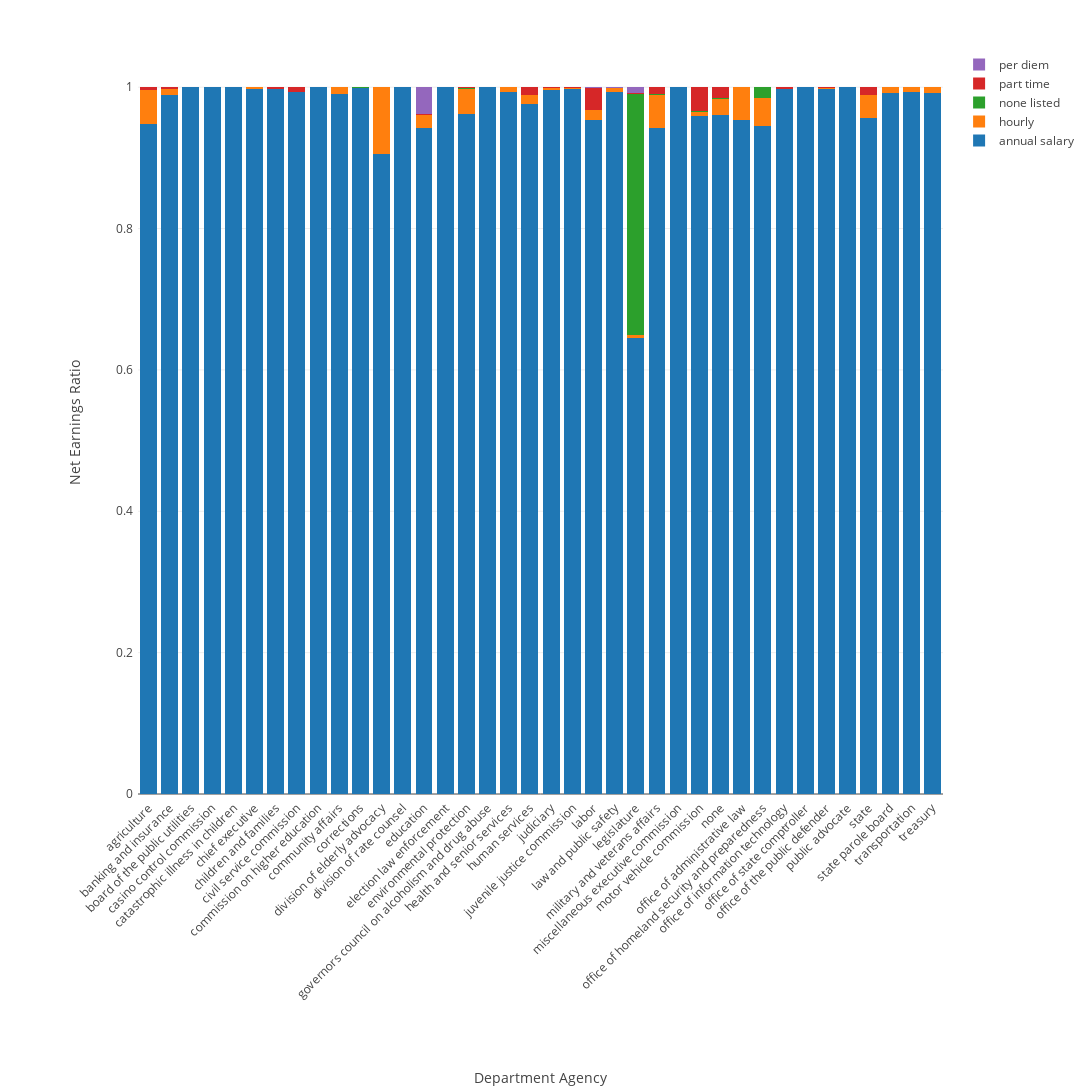

Source (notebook cell):
### Code cell
init_notebook_mode(connected=True)

data = []

for i in relative_compensation_method_2018.columns:
    if i != 'total':
        data.append(go.Bar(
            x = relative_compensation_method_2018.index,
            y = relative_compensation_method_2018[i] / relative_compensation_method_2018['total'],
            name = i.lower()
        ))

layout = go.Layout(
    autosize=False,
    width=2000,
    height=1200,
    xaxis=dict(
        title = ''.join(['Department Agency'] + [u'\xa0'] * 20 + [u'\n\xa0'] * 10),
        tickangle=-45,
        tickprefix= u'\xa0' * 20 + '\n' * 10,
        automargin=True
    ),
    yaxis=dict(
        title = 'Net Earnings Ratio',
        tickprefix= ' ' * 10,
        automargin=True
    ),
    margin=go.layout.Margin(
        l=100,
        r=50,
        b=250,
        t=50,
        pad=4
    ),
    barmode='stack',
)
fig = go.Figure(data=data, layout=layout)
iplot(fig)

### Figure 1 — Plotly figure (JSON) as saved in the notebook; plotly's stock layout.template omitted (floating-point values rounded to 4 significant figures)
{"data": [{"name": "annual salary", "type": "bar", "uid": "4d421087-0818-4f44-a1b9-36baa32fe811", "x": ["agriculture", "banking and insurance", "board of the public utilities", "casino control commission", "catastrophic illness in children", "chief executive", "children and families", "civil service commission", "commission on higher education", "community affairs", "corrections", "division of elderly advocacy", "division of rate counsel", "education", "election law enforcement", "environmental protection", "governors council on alcoholism and drug abuse", "health and senior services", "human services", "judiciary", "juvenile justice commission", "labor", "law and public safety", "legislature", "military and veterans affairs", "miscellaneous executive commission", "motor vehicle commission", "none", "office of administrative law", "office of homeland security and preparedness", "office of information technology", "office of state comptroller", "office of the public defender", "public advocate", "state", "state parole board", "transportation", "treasury"], "y": [0.9475, 0.9896, 1.0, 1, 1, 0.9977, 0.997, 0.993, 1, 0.9902, 0.9992, 0.9052, 1, 0.9419, 0.9999, 0.9617, 1, 0.9938, 0.976, 0.9967, 0.9981, 0.9537, 0.9931, 0.6458, 0.9427, 1, 0.9587, 0.961, 0.953, 0.9449, 0.9981, 0.9999, 0.9971, 1, 0.9571, 0.9914, 0.9926, 0.9913]}, {"name": "hourly", "type": "bar", "uid": "4b78e743-f7f6-4d57-a752-03f0b529b809", "x": ["agriculture", "banking and insurance", "board of the public utilities", "casino control commission", "catastrophic illness in children", "chief executive", "children and families", "civil service commission", "commission on higher education", "community affairs", "corrections", "division of elderly advocacy", "division of rate counsel", "education", "election law enforcement", "environmental protection", "governors council on alcoholism and drug abuse", "health and senior services", "human services", "judiciary", "juvenile justice commission", "labor", "law and public safety", "legislature", "military and veterans affairs", "miscellaneous executive commission", "motor vehicle commission", "none", "office of administrative law", "office of homeland security and preparedness", "office of information technology", "office of state comptroller", "office of the public defender", "public advocate", "state", "state parole board", "transportation", "treasury"], "y": [0.04826, 0.008419, 0, 0, 0, 0.002312, 4.314e-05, 0.0006423, 0, 0.009804, 0.0002812, 0.09478, 0, 0.01874, 0, 0.03599, 0, 0.005941, 0.01356, 0.001625, 0.001124, 0.01372, 0.006291, 0.004053, 0.04648, 0, 0.006884, 0.02289, 0.04697, 0.04046, 0, 0, 0.002304, 0, 0.03163, 0.00838, 0.007362, 0.008635]}, {"name": "none listed", "type": "bar", "uid": "6cc37cfa-f1be-48c3-a97e-a2488b183dae", "x": ["agriculture", "banking and insurance", "board of the public utilities", "casino control commission", "catastrophic illness in children", "chief executive", "children and families", "civil service commission", "commission on higher education", "community affairs", "corrections", "division of elderly advocacy", "division of rate counsel", "education", "election law enforcement", "environmental protection", "governors council on alcoholism and drug abuse", "health and senior services", "human services", "judiciary", "juvenile justice commission", "labor", "law and public safety", "legislature", "military and veterans affairs", "miscellaneous executive commission", "motor vehicle commission", "none", "office of administrative law", "office of homeland security and preparedness", "office of information technology", "office of state comptroller", "office of the public defender", "public advocate", "state", "state parole board", "transportation", "treasury"], "y": [3.95e-05, 3.555e-05, 3.491e-05, 0, 0, 0, 1.341e-05, 0, 0, 9.641e-06, 0.0003008, 0, 0, 2.025e-05, 0.0001446, 0.001805, 0, 3.351e-05, 2.968e-05, 1.628e-06, 6.01e-05, 3.909e-05, 7.539e-06, 0.3404, 0.001751, 0, 7.312e-05, 0.0004971, 0, 0.01462, 0, 5.608e-05, 1.264e-05, 0, 0, 0, 2.13e-05, 2.873e-05]}, {"name": "part time", "type": "bar", "uid": "d14b626f-c11b-4467-9704-e3498c05d046", "x": ["agriculture", "banking and insurance", "board of the public utilities", "casino control commission", "catastrophic illness in children", "chief executive", "children and families", "civil service commission", "commission on higher education", "community affairs", "corrections", "division of elderly advocacy", "division of rate counsel", "education", "election law enforcement", "environmental protection", "governors council on alcoholism and drug abuse", "health and senior services", "human services", "judiciary", "juvenile justice commission", "labor", "law and public safety", "legislature", "military and veterans affairs", "miscellaneous executive commission", "motor vehicle commission", "none", "office of administrative law", "office of homeland security and preparedness", "office of information technology", "office of state comptroller", "office of the public defender", "public advocate", "state", "state parole board", "transportation", "treasury"], "y": [0.004213, 0.001783, 0, 0, 0, 0, 0.002919, 0.006261, 0, 0, 0.0001963, 0, 0, 0.0007757, 0, 0.0005275, 0, 0.000231, 0.01031, 0.001671, 0.0006674, 0.03084, 0, 0.002189, 0.009037, 0, 0.03437, 0.01563, 0, 0, 0.001868, 0, 0.0005627, 0, 0.01128, 0, 0, 0]}, {"name": "per diem", "type": "bar", "uid": "6089ce4b-1fc1-42c3-be61-26d05bac04af", "x": ["agriculture", "banking and insurance", "board of the public utilities", "casino control commission", "catastrophic illness in children", "chief executive", "children and families", "civil service commission", "commission on higher education", "community affairs", "corrections", "division of elderly advocacy", "division of rate counsel", "education", "election law enforcement", "environmental protection", "governors council on alcoholism and drug abuse", "health and senior services", "human services", "judiciary", "juvenile justice commission", "labor", "law and public safety", "legislature", "military and veterans affairs", "miscellaneous executive commission", "motor vehicle commission", "none", "office of administrative law", "office of homeland security and preparedness", "office of information technology", "office of state comptroller", "office of the public defender", "public advocate", "state", "state parole board", "transportation", "treasury"], "y": [0, 0.0001299, 0, 0, 0, 0, 0, 0.0001047, 0, 0, 0, 0, 0, 0.03855, 0, 0, 0, 0, 6.422e-05, 0, 0, 0.001651, 0.0006033, 0.007541, 0, 0, 0, 0, 0, 0, 0, 0, 0, 0, 0, 0.0001958, 1.884e-05, 0]}], "layout": {"autosize": false, "barmode": "stack", "height": 1200, "margin": {"b": 250, "l": 100, "pad": 4, "r": 50, "t": 50}, "width": 2000, "xaxis": {"automargin": true, "autorange": true, "range": [-0.5, 37.5], "tickangle": -45, "tickprefix": "                    \n\n\n\n\n\n\n\n\n\n", "title": {"text": "Department Agency                    \n \n \n \n \n \n \n \n \n \n "}, "type": "category"}, "yaxis": {"automargin": true, "autorange": true, "range": [0, 1.053], "tickprefix": "          ", "title": {"text": "Net Earnings Ratio"}, "type": "linear"}}}
